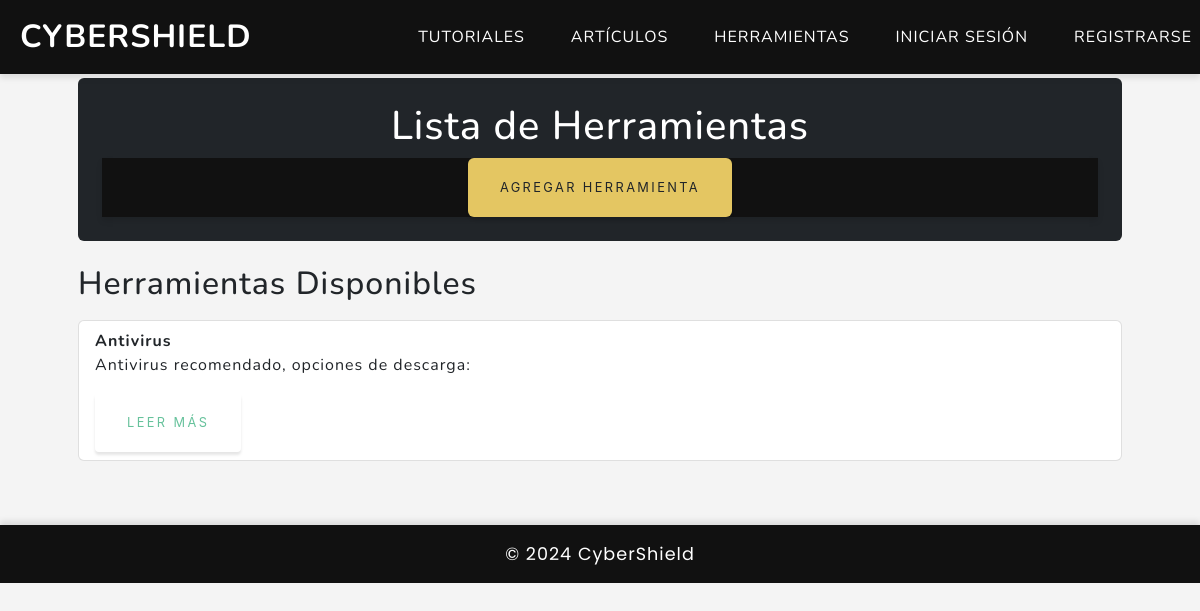
/herramientas/, run on the app's committed database.
### AppGero/models.py (models this page shows, shortened)
class Herramienta(models.Model):
    nombre = models.CharField(max_length=100)
    descripcion = models.TextField()
    url = models.URLField(null=True, blank=True)

### AppGero/views.py (the view)
# urls.py: path('herramientas/', views.leerHerramientas, name='lista_herramientas'),
def leerHerramientas(request):
    herramientas = Herramienta.objects.all()  # Recupera todas las herramientas
    contexto = {"herramientas": herramientas}
    return render(request, "appgero/herramienta.html", contexto)  # Usamos herramienta.html

### AppGero/templates/appgero/herramienta.html (shortened to what this page needs)
{% extends 'AppGero/padre.html' %}
{% block content %}
    <div class="container px-4 px-lg-5 py-5">
        <header class="mb-4 bg-dark p-4 rounded">
            <h1 class="text-center text-white">Lista de Herramientas</h1>
            <nav class="text-center">
                <a href="{% url 'agregar_herramienta' %}" class="btn btn-warning text-dark">Agregar Herramienta</a>
            </nav>
        </header>
        <main>
            <h2 class="text-dark mb-3">Herramientas Disponibles</h2>
            <ul class="list-group">
                {% for herramienta in herramientas %}
                    <li class="list-group-item mb-3">
                        <strong>{{ herramienta.nombre }}</strong><br>
                        <p>{{ herramienta.descripcion }}</p>
                        <a href="{% url 'detalle_herramienta' herramienta.id %}" class="btn btn-outline-success btn-sm">Leer más</a>
                    </li>
                {% empty %}
                    <p>No hay herramientas disponibles.</p>
                {% endfor %}
            </ul>
        </main>
    </div>
{% endblock %}

### AppGero/templates/appgero/padre.html (style rules this page uses)
body { font-family: 'Nunito', sans-serif; background-color: #f4f4f4; color: #333; }
nav { background-color: #111; box-shadow: 0 4px 6px rgba(0, 0, 0, 0.1); }
nav a { color: #fff !important; font-weight: bold; padding-left: 20px; padding-right: 20px; text-transform: uppercase; }

### data on the page
Herramienta: nombre "Antivirus", descripcion "Antivirus recomendado, opciones de descarga:"
